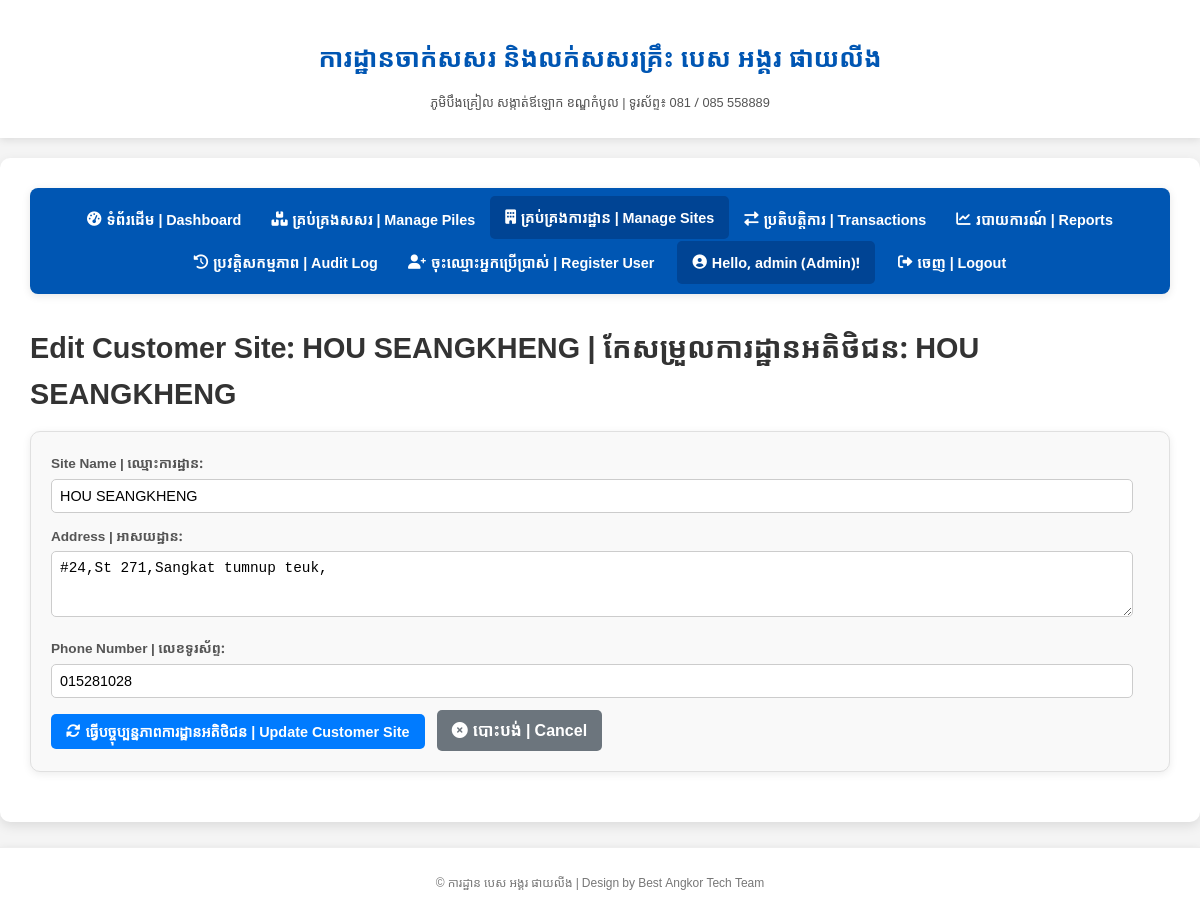
Page /edit_customer_site/2 (signed in) on the committed database.
### app.py (models this page shows, shortened)
class User(UserMixin, db.Model):
    id = db.Column(db.Integer, primary_key=True)
    username = db.Column(db.String(80), unique=True, nullable=False)
    password_hash = db.Column(db.String(128), nullable=False)
    role = db.Column(db.String(50), default='user', nullable=False) # e.g., 'admin', 'manager', 'stock_keeper'
    created_at = db.Column(db.DateTime, default=datetime.now)

class CustomerSite(db.Model):
    id = db.Column(db.Integer, primary_key=True)
    name = db.Column(db.String(200), unique=True, nullable=False)
    address = db.Column(db.Text)
    phone = db.Column(db.String(50))
    created_at = db.Column(db.DateTime, default=datetime.now)
    transactions = db.relationship('Transaction', backref='customer_site', lazy=True)

### app.py (the view, shortened to what this page needs)
@app.route('/edit_customer_site/<int:site_id>', methods=['GET', 'POST'])
@login_required
@role_required(['admin', 'manager']) # Only Admin and Manager can edit sites
def edit_customer_site(site_id):
    site = CustomerSite.query.get_or_404(site_id)
    return render_template('edit_customer_site.html', site=site)

### app.py (called while the page is built)
@login_manager.user_loader
def load_user(user_id):
    return User.query.get(int(user_id))

@app.context_processor
def inject_global_vars():
    return dict(current_year=datetime.now().year)

@app.before_request
def before_request():
    g.db = db.session

def role_required(roles):
    if not isinstance(roles, list):
        roles = [roles]
    def decorator(f):
        @wraps(f)
        def decorated_function(*args, **kwargs):
            if not current_user.is_authenticated:
                flash("Please log in to access this page.", "info")
                return redirect(url_for('login', next=request.url))
            if current_user.role not in roles:
                flash("You do not have permission to access this page.", "error")
                return redirect(url_for('index')) # Redirect to dashboard or a permission denied page
            return f(*args, **kwargs)
        return decorated_function
    return decorator

### templates/edit_customer_site.html (shortened to what this page needs)
{% extends "base.html" %}
{% block content %}
<h2>Edit Customer Site: {{ site.name }} | កែសម្រួលការដ្ឋានអតិថិជន: {{ site.name }}</h2>
<form method="POST" action="{{ url_for('edit_customer_site', site_id=site.id) }}">
    <label for="name">Site Name | ឈ្មោះការដ្ឋាន:</label>
    <input type="text" id="name" name="name" value="{{ site.name }}" required>
    <label for="address">Address | អាសយដ្ឋាន:</label>
    <textarea id="address" name="address" rows="3">{{ site.address if site.address is not none else '' }}</textarea>
    <label for="phone">Phone Number | លេខទូរស័ព្ទ:</label>
    <input type="text" id="phone" name="phone" value="{{ site.phone if site.phone is not none else '' }}">
    <button type="submit"><i class="fas fa-sync-alt"></i> ធ្វើបច្ចុប្បន្នភាពការដ្ឋានអតិថិជន | Update Customer Site</button>
    <a href="{{ url_for('manage_sites') }}" class="cancel-button"><i class="fas fa-times-circle"></i> បោះបង់ | Cancel</a>
</form>
{% endblock %}

### templates/base.html (shortened to what this page needs)
<!DOCTYPE html>
<html lang="en">
<head>
    <link rel="stylesheet" href="https://cdnjs.cloudflare.com/ajax/libs/font-awesome/6.0.0-beta3/css/all.min.css">
</head>
<body>
    <header>
        <h1>ការដ្ឋានចាក់សសរ និងលក់សសរគ្រឹះ បេស អង្គរ ផាយលីង</h1>
        <p>ភូមិបឹងគ្រៀល សង្កាត់ឪឡោក ខណ្ឌកំបូល | ទូរស័ព្ទ៖ 081 / 085 558889</p>
    </header>
    <div class="container">
        <nav class="navbar">
            <a href="{{ url_for('index') }}" class="{{ 'active' if request.endpoint == 'index' else '' }}"><i class="fas fa-tachometer-alt"></i> ទំព័រដើម | Dashboard</a>
            {% if current_user.is_authenticated %}
                {% if current_user.role in ['admin', 'manager', 'stock_keeper'] %}
                    <a href="{{ url_for('manage_piles') }}" class="{{ 'active' if request.endpoint in ['manage_piles', 'add_pile', 'edit_pile'] else '' }}"><i class="fas fa-boxes"></i> គ្រប់គ្រងសសរ | Manage Piles</a>
                {% endif %}
                {% if current_user.role in ['admin', 'manager'] %}
                    <a href="{{ url_for('manage_sites') }}" class="{{ 'active' if request.endpoint in ['manage_sites', 'add_customer_site', 'edit_customer_site'] else '' }}"><i class="fas fa-building"></i> គ្រប់គ្រងការដ្ឋាន | Manage Sites</a>
                {% endif %}
                {% if current_user.role in ['admin', 'manager', 'stock_keeper'] %}
                    <a href="{{ url_for('manage_transactions') }}" class="{{ 'active' if request.endpoint in ['manage_transactions', 'add_transaction', 'edit_transaction'] else '' }}"><i class="fas fa-exchange-alt"></i> ប្រតិបត្តិការ | Transactions</a>
                {% endif %}
                {% if current_user.role in ['admin', 'manager'] %}
                    <a href="{{ url_for('reports') }}" class="{{ 'active' if request.endpoint == 'reports' else '' }}"><i class="fas fa-chart-line"></i> របាយការណ៍ | Reports</a>
                {% endif %}
                {% if current_user.role == 'admin' %}
                    <a href="{{ url_for('view_audit_log') }}" class="{{ 'active' if request.endpoint == 'view_audit_log' else '' }}"><i class="fas fa-history"></i> ប្រវត្តិសកម្មភាព | Audit Log</a>
                    <a href="{{ url_for('register') }}" class="{{ 'active' if request.endpoint == 'register' else '' }}"><i class="fas fa-user-plus"></i> ចុះឈ្មោះអ្នកប្រើប្រាស់ | Register User</a>
                {% endif %}
                <span class="user-info"><i class="fas fa-user-circle"></i> Hello, {{ current_user.username }} ({{ current_user.role.capitalize() }})!</span>
                <a href="{{ url_for('logout') }}"><i class="fas fa-sign-out-alt"></i> ចេញ | Logout</a>
            {% else %}
                <a href="{{ url_for('login') }}"><i class="fas fa-sign-in-alt"></i> ចូល | Login</a>
            {% endif %}
        </nav>
        {% block content %}{% endblock %}
    </div>
    <footer>
        <p>&copy; {{ g.current_year }} ការដ្ឋាន បេស អង្គរ ផាយលីង | Design by Best Angkor Tech Team</p>
    </footer>
</body>
</html>

### templates/base.html (style rules this page uses)
body { font-family: 'Noto Sans Khmer', Arial, sans-serif; margin: 0; background-color: #f4f4f4; color: #333; line-height: 1.6; font-size: 16px; }
.container { max-width: 1200px; margin: 20px auto; background-color: #fff; padding: 30px; border-radius: 10px; box-shadow: 0 4px 12px rgba(0, 0, 0, 0.1); }
h1, h2, h3 { color: #333; margin-top: 25px; margin-bottom: 15px; font-weight: 700; }
h1 { font-size: 2.2em; }
h2 { font-size: 1.8em; }
.navbar { background-color: #0056b3; padding: 10px 0; border-radius: 8px; margin-bottom: 30px; text-align: center; display: flex; justify-content: center; flex-wrap: wrap; box-shadow: 0 2px 8px rgba(0, 0, 0, 0.1); }
.navbar a { color: white; padding: 10px 15px; text-decoration: none; text-align: center; display: inline-block; transition: background-color 0.3s ease, transform 0.2s ease; font-weight: 600; font-size: 0.9em; display: flex; align-items: center; gap: 5px; }
.navbar a:hover, .navbar a.active { background-color: #004494; border-radius: 5px; transform: translateY(-2px); }
.user-info { color: white; padding: 10px 15px; display: inline-block; font-weight: bold; background-color: #004494; border-radius: 5px; margin: 0 8px; font-size: 0.9em; display: flex; align-items: center; gap: 5px; }
form { background-color: #f9f9f9; padding: 20px; border-radius: 10px; margin-bottom: 20px; border: 1px solid #e0e0e0; box-shadow: 0 2px 8px rgba(0,0,0,0.08); }
form label { display: block; margin-bottom: 5px; font-weight: bold; color: #555; font-size: 0.85em; }
form input[type="text"], form input[type="number"], form input[type="date"], form input[type="password"], form textarea, form select { width: calc(100% - 16px); padding: 8px; margin-bottom: 12px; border: 1px solid #ccc; border-radius: 5px; box-sizing: border-box; font-size: 0.9em; }
form button[type="submit"] { padding: 8px 15px; color: white; border: none; border-radius: 5px; cursor: pointer; font-size: 0.9em; background-color: #007bff; transition: background-color 0.3s ease, transform 0.2s ease; font-weight: 600; display: inline-flex; align-items: center; gap: 5px; }
.cancel-button { background-color: #6c757d; color: white; padding: 8px 15px; border-radius: 5px; text-decoration: none; margin-left: 8px; display: inline-block; transition: background-color 0.3s ease, transform 0.2s ease; font-weight: 600; display: inline-flex; align-items: center; gap: 5px; }
header, footer { background-color: #ffffff; padding: 0.8rem 1.2rem; text-align: center; box-shadow: 0 2px 8px rgba(0,0,0,0.1); }
header h1 { font-size: 1.6rem; color: #0056b3; font-weight: bold; margin-bottom: 4px; }
header p { color: #555; font-size: 0.8em; }
footer { margin-top: 25px; border-top: 1px solid #eee; }
footer p { font-size: 0.75em; color: #777; }

### rows in the picture
User: username "admin", role "Admin"
CustomerSite: name "HOU SEANGKHENG", address "#24,St 271,Sangkat tumnup teuk,", phone "015281028"
